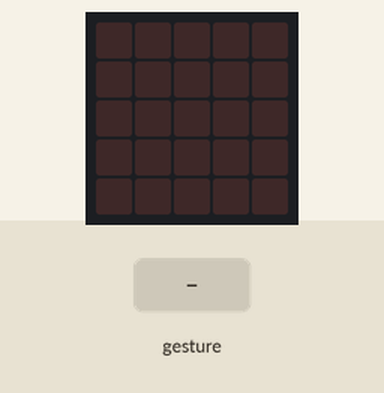
Bench run of a program on a simulated BBC micro:bit (MakeCode). Shown: the board's 5×5 LED display. The test bench sets the inputs (shaded band). Random numbers come from a fixed seed; a tilt is held for 1.5 s and a shake lasts 1 s, then the board lies face up again.

Above: at 1.2 s.
1.3 s: gesture 'shake'
At 1.9 s:
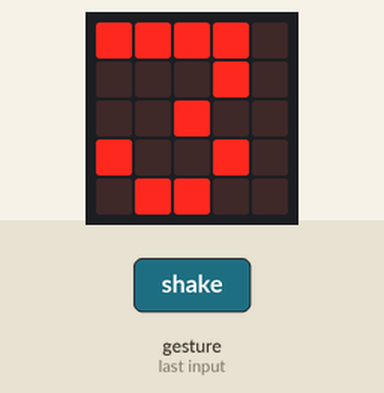
At 3.95 s:
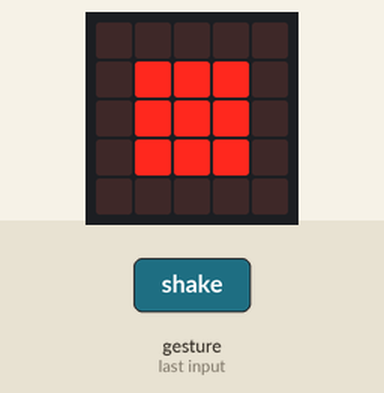
4.3 s: gesture 'shake'
At 6.95 s:
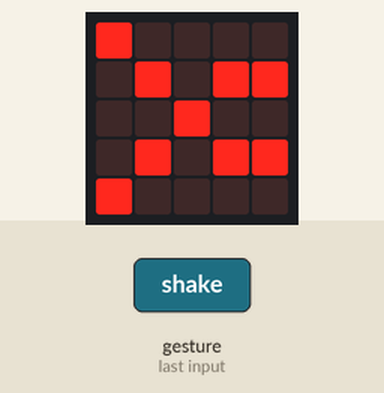
Timing chart, 0 to 8.4 s (numbered marks = the images above; inputs shaded):
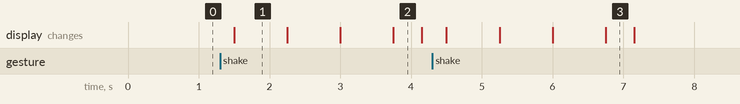

The program:

main.ts
```typescript
let mano = 0
input.onGesture(Gesture.Shake, function () {
    basic.showNumber(3)
    basic.showNumber(2)
    basic.showNumber(1)
    mano = randint(1, 3)
    if (mano == 1) {
        basic.showLeds(`
            . . . . .
            . # # # .
            . # # # .
            . # # # .
            . . . . .
            `)
        basic.clearScreen()
    } else if (mano == 2) {
        basic.showLeds(`
            # # # # #
            # . . . #
            # . . . #
            # . . . #
            # # # # #
            `)
        basic.pause(100)
        basic.clearScreen()
    } else if (mano == 3) {
        basic.showLeds(`
            # . . . .
            . # . # #
            . . # . .
            . # . # #
            # . . . .
            `)
        basic.clearScreen()
    }
})
basic.forever(function () {

})
```

test.ts
```typescript
// aquí va el archivo "tests"; esto no se compilará cuando este paquete se utilice como una extensión.
```

Measured:
- after the input at 1.3 s, the display: changes after 0.20 s (image 1)
- after the input at 4.3 s, the display: first changes after 0.20 s (image 3 shows a later state)
- what the display in image 1 shows lasts 0.8 s, from 1.5 s to 2.3 s
- what the display in image 2 shows lasts 0.4 s, from 3.8 s to 4.2 s
